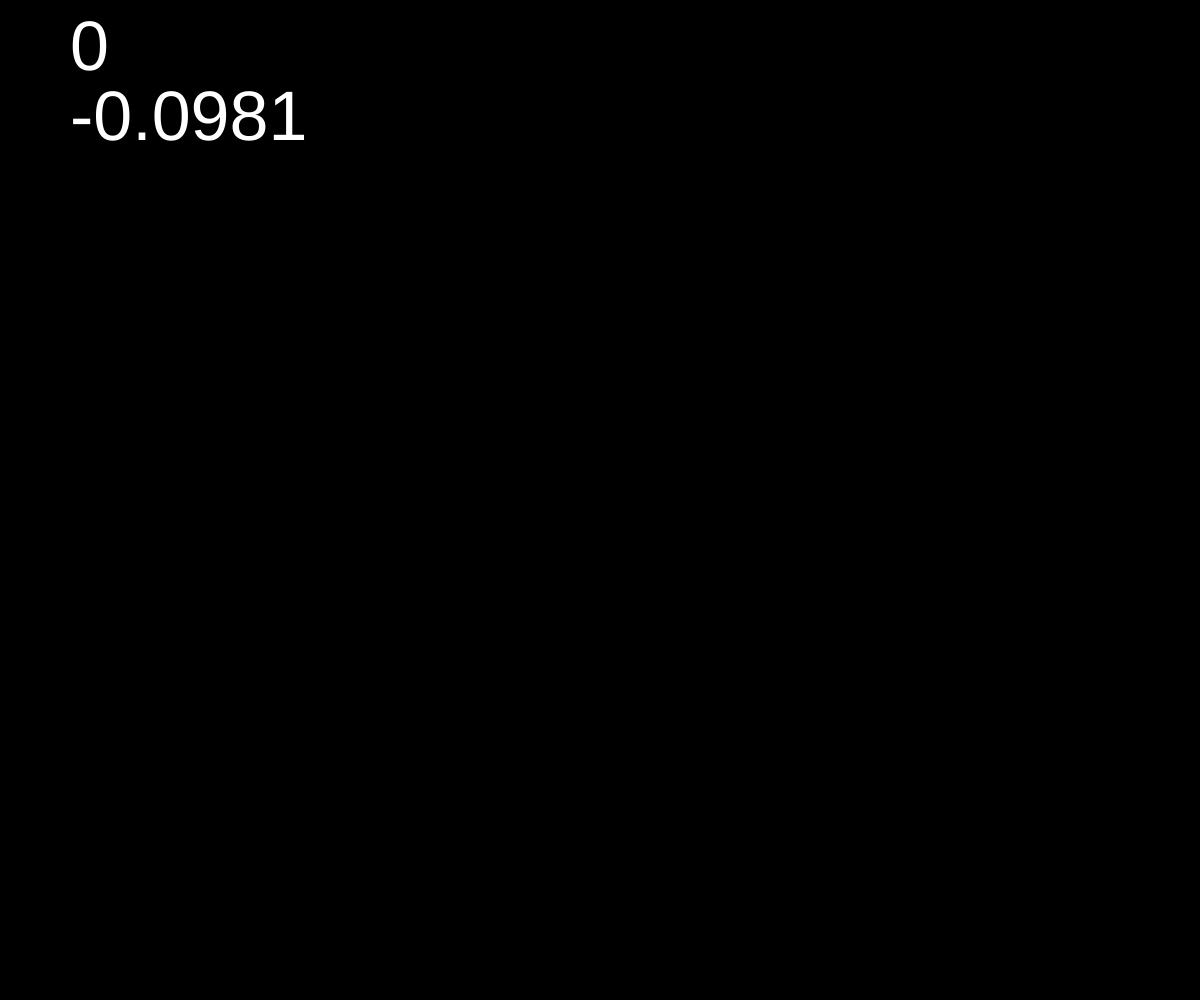
Frame 1 (no input)
Frame 60 (no input): identical to frame 1, image omitted
Frame 120 (the mouse pressed at the canvas centre since frame 60): identical to frame 1, image omitted

The p5.js sketch that drew this single still picture (run headless with seeded random() and noise() and a simulated clock; from frame 60 on, the mouse is pressed at the canvas centre):

// p5.js sketch
// ── sketch.js

let speed, accel;
let cruiseEngaged, cruiseSpeed;
//I should probably capitalize these differently to differentiate them
const dragCoefficient = 0.26; //idk units; this is experimental, pulled from wikipedia for the 6th gen Nissan Altima (my car)
const airDensity = 1.21; //kg/m^3
const carArea = 2.2; //m^2, approximation for general vehicles
const carMass = 1500; //kg, taken from a Nissan press kit, approximation
const rollingCoefficient = 0.01;

function setup() {
  createCanvas(windowWidth, windowHeight);
  speed = 0;
  accel = 0;
  cruiseEngaged = false;
  cruiseSpeed = 0;
  frameRate(60);
}

function draw() {
  //Modern, edgy black
  background(0);

  //Speed calculated before acceleration because it's more accurate
  speed += accel * (deltaTime / 60); //I would put the frameRate() function here but it returns 0 until the draw function is run once
  if(speed < 0)
  	speed = 0; //Reversing looks the exact same as accelerating to the dash so I really don't need to do anything special here

  let forceEngine = 0;
  let drag = dragCoefficient * airDensity * speed * speed * 0.5 * carArea; //Drag equation
  let rollingResistance = rollingCoefficient * carMass * 9.81; //Rolling resistance equation.

  if(keyIsDown(87) || (cruiseEngaged && speed < cruiseSpeed)) //w key or cruise being under its target speed
  	forceEngine = 3000; //This will be tweaked to feel right
  if(keyIsDown(83)) { //s key
  	forceEngine = -2400; //Also tweaked
  	cruiseEngaged = false; //Disengages cruise
  }
  accel = (forceEngine - drag - rollingResistance) / carMass; //F = ma -> a = F/m
  if(cruiseEngaged && (cruiseSpeed === speed)) {
  	accel = 0;
  }
  let speedMPH = speed * 0.6213711922; //Conversion from kmph to mph

  textSize(70);
  fill(255, 255, 255);

  //Text rounded to look nicer, hooray!
  text(round(speedMPH, 1), 70, 70);
  text(round(accel, 4), 70, 140);
}

function keyPressed() {
	//Down engages cruise, which sets its target speed to the current speed and toggles a variable.
	if(keyCode === DOWN_ARROW) {
		cruiseEngaged = !cruiseEngaged;
		if(cruiseEngaged)
			cruiseSpeed = speed;
	}

	//Up resumes cruise which accelerates up to the previous cruise value
	if(keyCode === UP_ARROW) {
		if(!cruiseEngaged)
			cruiseEngaged = true;
	}

	//r and f increase/decrease cruise by 1 mph, respectively
	if(key === 'r') {
		cruiseSpeed += 1;
	}

	if (key === 'f') {
		cruiseSpeed -= 1;
	}
}

function windowResized() {
  resizeCanvas(windowWidth, windowHeight); //This is neat :)
}
